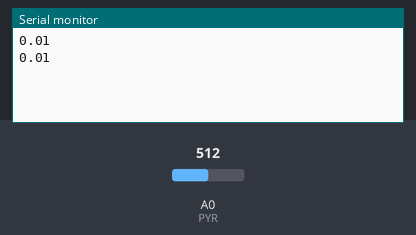
A sketch run on a simulated Arduino Uno, built with avr-gcc and run on an emulated ATmega328P. Parts: the last lines printed to the serial monitor. The test bench sets the inputs (shaded band); at power-on: A0 (PYR) = 512.

Above: at 1.8 s.
1.9 s: A0 (PYR) set to 716
At 2.8 s:
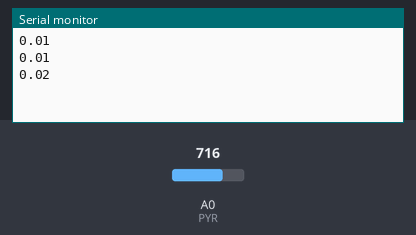
3.4 s: A0 (PYR) set to 122
At 4.3 s:
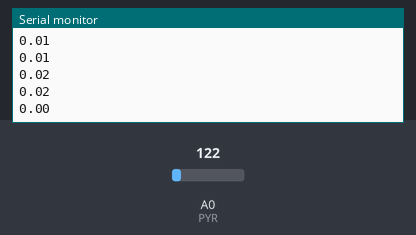
Timing chart, 0 to 6.4 s (numbered marks = the images above; inputs shaded):
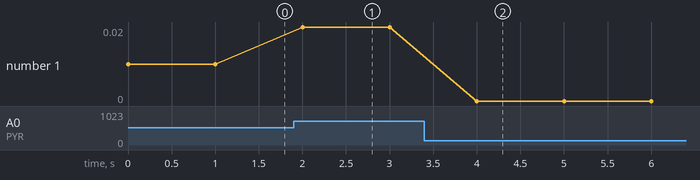

Measured:
- after the input at 1.9 s, the serial monitor: prints a new line after 0.10 s (image 1)
- after the input at 3.4 s, the serial monitor: prints a new line after 0.60 s (image 2)
- plotted number 1: 0.01 → 0.02 after the input at 1.9 s, 0.02 → 0 after the input at 3.4 s

The sketch:

PYR.ino
```cpp
int PYR = A0;
int V = 0;
float R=220.0;
void setup() {
  Serial.begin(9600);
  pinMode(PYR, INPUT);
}

void loop() {
  V = analogRead(PYR);
  float v = V*(5.0/1023.0);
  float I=v/R;
  Serial.println(I);
  delay(1000);
}
```
